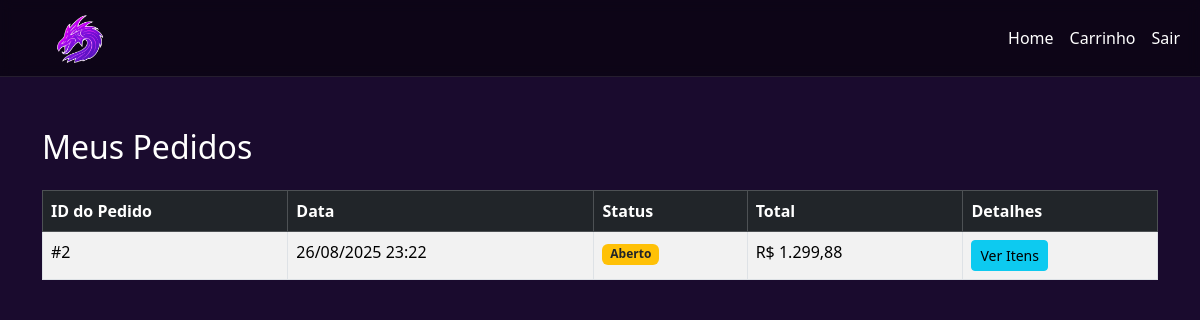
The page /websiteFinalVersion/meus_pedidos.php (signed in) on the database as committed earlier.
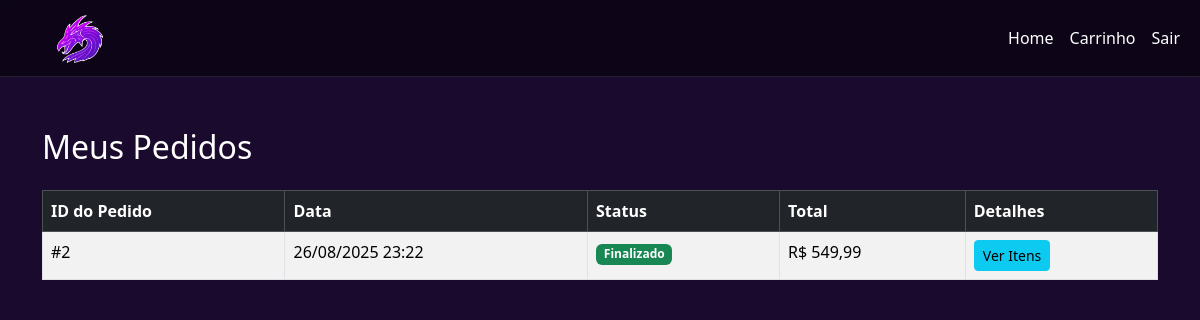
The same page on the database as committed later.
### tables this page shows
CREATE TABLE `carrinhos` (
  `id` int(11) NOT NULL,
  `usuario_id` int(11) DEFAULT NULL,
  `status` enum('aberto','finalizado') DEFAULT 'aberto',
  `created_at` timestamp NOT NULL DEFAULT current_timestamp()
);

### websiteFinalVersion/meus_pedidos.php (the view, shortened to what this page needs)
<?php
$host = 'localhost';
$dbname = 'stingray';
$username = 'root';
$password = '';
try {
    $pdo = new PDO("mysql:host=$host;dbname=$dbname;charset=utf8", $username, $password);
    $pdo->setAttribute(PDO::ATTR_ERRMODE, PDO::ERRMODE_EXCEPTION);
    $stmt = $pdo->prepare("
        SELECT c.id as carrinho_id, c.status, c.created_at,
               SUM(p.preco * ci.quantidade) as total
        FROM carrinhos c
        JOIN carrinho_itens ci ON ci.carrinho_id = c.id
        JOIN produtos p ON p.id_produto = ci.produto_id
        WHERE c.usuario_id = ?
        GROUP BY c.id
        ORDER BY c.created_at DESC
    ");
    $stmt->execute([$_SESSION['usuario_id']]);
    $pedidos = $stmt->fetchAll(PDO::FETCH_ASSOC);
} catch (PDOException $e) {
    die("Erro na conexão com o banco de dados: " . $e->getMessage());
}
?>
<!DOCTYPE html>
<html lang="pt-br">
<head>
<link rel="stylesheet" href="https://cdn.jsdelivr.net/npm/bootstrap@5.3.3/dist/css/bootstrap.min.css">
<link rel="stylesheet" href="css/style.css">
</head>
<body>
<nav class="navbar navbar-expand-lg">
  <div class="container-fluid">
    <a class="navbar-brand" href="#">
            <img src="midias/logoStingray.png" alt="Logo Stingray" id="nav-logo">
    </a>
    <ul class="navbar-nav ms-auto">
      <li class="nav-item"><a class="nav-link" href="index.php">Home</a></li>
      <li class="nav-item"><a class="nav-link" href="ver_carrinho.php">Carrinho</a></li>
      <li class="nav-item"><a class="nav-link" href="logout.php">Sair</a></li>
    </ul>
  </div>
</nav>
<div class="container mt-5">
    <h2 class="mb-4">Meus Pedidos</h2>
    <?php if(count($pedidos) > 0): ?>
    <table class="table table-striped table-bordered">
        <thead class="table-dark">
            <tr>
                <th>ID do Pedido</th>
                <th>Data</th>
                <th>Status</th>
                <th>Total</th>
                <th>Detalhes</th>
            </tr>
        </thead>
        <tbody>
            <?php foreach($pedidos as $pedido): ?>
            <tr>
                <td>#<?= $pedido['carrinho_id'] ?></td>
                <td><?= date('d/m/Y H:i', strtotime($pedido['created_at'])) ?></td>
                <td>
                    <?php if($pedido['status'] == 'aberto'): ?>
                        <span class="badge bg-warning text-dark">Aberto</span>
                    <?php else: ?>
                        <span class="badge bg-success">Finalizado</span>
                    <?php endif; ?>
                </td>
                <td>R$ <?= number_format($pedido['total'], 2, ',', '.') ?></td>
                <td>
                    <a href="detalhes_pedido.php?id=<?= $pedido['carrinho_id'] ?>" class="btn btn-info btn-sm">Ver Itens</a>
                </td>
            </tr>
            <?php endforeach; ?>
        </tbody>
    </table>
    <?php else: ?>
        <div class="alert alert-info">Você ainda não realizou nenhum pedido.</div>
    <?php endif; ?>
</div>
</body>
</html>

Rows that differ between the two databases and show on the page:
changed carrinhos id 2: total "1.299,88" → "549,99"; status "Aberto" → "Finalizado"
